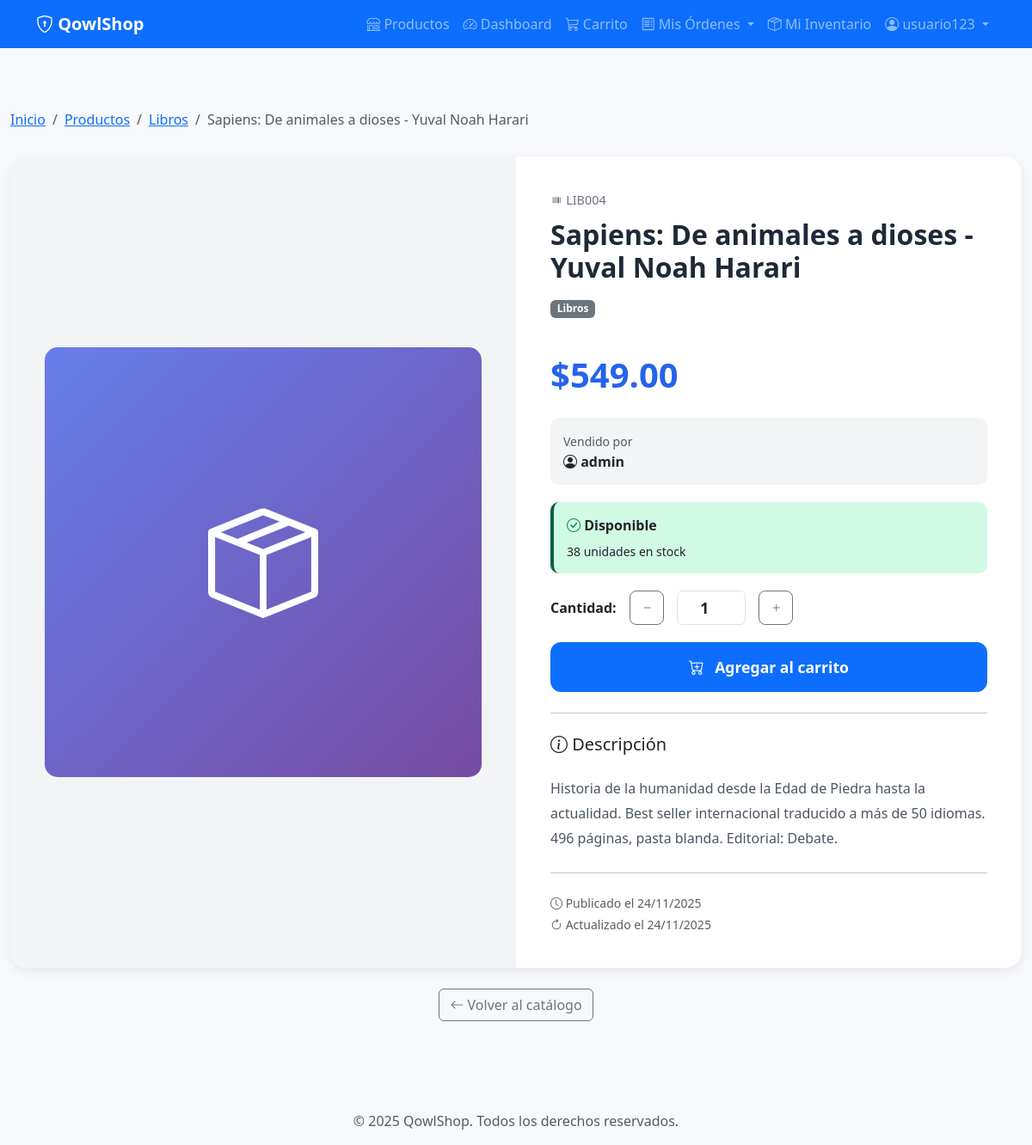
/products/19 (signed in), run on the app's committed database.
### modules/auth/models.py (models this page shows, shortened)
class User(UserMixin, db.Model):
    __tablename__ = 'users'
    id = db.Column(db.Integer, primary_key=True)
    username = db.Column(db.String(80), unique=True, nullable=False, index=True)
    email = db.Column(db.String(120), unique=True, nullable=False, index=True)
    password_hash = db.Column(db.String(255), nullable=False)
    role = db.Column(db.String(20), nullable=False, default='user')  # user/admin
    is_seller = db.Column(db.Boolean, default=False, nullable=False)  # Puede vender productos
    is_active = db.Column(db.Boolean, default=True, nullable=False)
    created_at = db.Column(db.DateTime, default=datetime.utcnow, nullable=False)
    updated_at = db.Column(db.DateTime, default=datetime.utcnow, onupdate=datetime.utcnow)
    products = db.relationship('Product', back_populates='seller', lazy='dynamic',
                               foreign_keys='Product.seller_id')
    purchases = db.relationship('Order', back_populates='buyer', lazy='dynamic',
                               foreign_keys='Order.buyer_id')
    sales = db.relationship('OrderItem', back_populates='seller', lazy='dynamic',
                           foreign_keys='OrderItem.seller_id')
    cart = db.relationship('Cart', back_populates='user', uselist=False, cascade='all, delete-orphan')
    def is_admin(self):
        return self.role == 'admin'

### modules/products/models.py (models this page shows, shortened)
class Category(db.Model):
    __tablename__ = 'categories'
    id = db.Column(db.Integer, primary_key=True)
    name = db.Column(db.String(100), unique=True, nullable=False)
    slug = db.Column(db.String(100), unique=True, nullable=False, index=True)
    description = db.Column(db.Text)
    created_at = db.Column(db.DateTime, default=datetime.utcnow, nullable=False)
    products = db.relationship('Product', back_populates='category', lazy='dynamic')

class Product(db.Model):
    __tablename__ = 'products'
    id = db.Column(db.Integer, primary_key=True)
    code = db.Column(db.String(50), unique=True, nullable=False, index=True)
    name = db.Column(db.String(200), nullable=False, index=True)
    description = db.Column(db.Text)
    price = db.Column(db.Numeric(10, 2), nullable=False, index=True)
    stock = db.Column(db.Integer, nullable=False, default=0)
    image_url = db.Column(db.String(300))
    is_active = db.Column(db.Boolean, default=True, nullable=False)
    seller_id = db.Column(db.Integer, db.ForeignKey('users.id'), nullable=False, index=True)
    category_id = db.Column(db.Integer, db.ForeignKey('categories.id'), nullable=True)
    created_at = db.Column(db.DateTime, default=datetime.utcnow, nullable=False)
    updated_at = db.Column(db.DateTime, default=datetime.utcnow, onupdate=datetime.utcnow)
    __table_args__ = (
        CheckConstraint('price >= 0', name='check_price_positive'),
        CheckConstraint('stock >= 0', name='check_stock_non_negative'),
    )
    seller = db.relationship('User', back_populates='products', foreign_keys=[seller_id])
    category = db.relationship('Category', back_populates='products')
    order_items = db.relationship('OrderItem', back_populates='product', lazy='dynamic')
    cart_items = db.relationship('CartItem', back_populates='product', lazy='dynamic')

### modules/products/routes.py (the view)
@products_bp.route('/<int:id>')
def detail(id):
    product = Product.query.get_or_404(id)
    return render_template('products/detail.html', product=product)

### app.py (called while the page is built)
def register_template_filters(app):
    @app.template_filter('currency')
    def currency_filter(value):
        try:
            return f"${float(value):,.2f}"
        except (ValueError, TypeError):
            return "$0.00"
    @app.template_filter('datetime')
    def datetime_filter(value, format='%d/%m/%Y %H:%M'):
        if value is None:
            return ""
        return value.strftime(format)

### modules/auth/models.py (called while the page is built)
@login_manager.user_loader
def load_user(user_id):
    return User.query.get(int(user_id))

### modules/cart/models.py (called while the page is built)
    def get_item_count(self):
        return sum(item.quantity for item in self.items)

### modules/products/templates/products/detail.html (shortened to what this page needs)
{% extends "base.html" %}
{% block content %}
<div class="container product-detail-container">
    <nav aria-label="breadcrumb">
        <ol class="breadcrumb">
            <li class="breadcrumb-item"><a href="{{ url_for('main.index') }}">Inicio</a></li>
            <li class="breadcrumb-item"><a href="{{ url_for('products.list_products') }}">Productos</a></li>
            {% if product.category %}
                <li class="breadcrumb-item"><a href="{{ url_for('products.list_products', category_id=product.category.id) }}">{{ product.category.name }}</a></li>
            {% endif %}
            <li class="breadcrumb-item active" aria-current="page">{{ product.name }}</li>
        </ol>
    </nav>
    <div class="product-detail-card">
        <div class="row g-0">
            <div class="col-md-6 product-image-section">
                {% if product.image_url %}
                    <img src="{{ url_for('static', filename=product.image_url) }}" alt="{{ product.name }}">
                {% else %}
                    <div class="no-image">
                        <i class="bi bi-box-seam"></i>
                    </div>
                {% endif %}
            </div>
            <div class="col-md-6 product-info-section">
                <div class="product-code">
                    <i class="bi bi-upc"></i> {{ product.code }}
                </div>
                <h1 class="product-title">{{ product.name }}</h1>
                {% if product.category %}
                    <span class="badge bg-secondary mb-3">{{ product.category.name }}</span>
                {% endif %}
                <div class="product-price">{{ product.price|currency }}</div>
                <div class="product-seller">
                    <small class="text-muted">Vendido por</small>
                    <div>
                        <i class="bi bi-person-circle"></i>
                        <strong>{{ product.seller.username }}</strong>
                    </div>
                </div>
                {% if product.stock == 0 %}
                    <div class="stock-info stock-out">
                        <i class="bi bi-x-circle text-danger"></i>
                        <strong>Sin stock</strong>
                        <p class="mb-0 mt-2 small">Este producto no está disponible actualmente</p>
                    </div>
                {% elif product.stock < 10 %}
                    <div class="stock-info stock-low">
                        <i class="bi bi-exclamation-triangle text-warning"></i>
                        <strong>¡Últimas {{ product.stock }} unidades!</strong>
                        <p class="mb-0 mt-2 small">Compra pronto antes de que se agoten</p>
                    </div>
                {% else %}
                    <div class="stock-info stock-available">
                        <i class="bi bi-check-circle text-success"></i>
                        <strong>Disponible</strong>
                        <p class="mb-0 mt-2 small">{{ product.stock }} unidades en stock</p>
                    </div>
                {% endif %}
                {% if product.stock > 0 %}
                    <form method="POST" action="{{ url_for('cart.add_to_cart', product_id=product.id) }}">
                        <div class="quantity-selector">
                            <label for="quantity"><strong>Cantidad:</strong></label>
                            <button type="button" class="btn btn-outline-secondary btn-quantity" onclick="decreaseQuantity()">
                                <i class="bi bi-dash"></i>
                            </button>
                            <input type="number"
                                   name="quantity"
                                   id="quantity"
                                   class="form-control"
                                   value="1"
                                   min="1"
                                   max="{{ product.stock }}"
                                   required>
                            <button type="button" class="btn btn-outline-secondary btn-quantity" onclick="increaseQuantity()">
                                <i class="bi bi-plus"></i>
                            </button>
                        </div>
                        {% if current_user.is_authenticated %}
                            <button type="submit" class="btn btn-primary btn-add-to-cart w-100">
                                <i class="bi bi-cart-plus me-2"></i>
                                Agregar al carrito
                            </button>
                        {% else %}
                            <a href="{{ url_for('auth.login', next=request.path) }}" class="btn btn-primary btn-add-to-cart w-100">
                                <i class="bi bi-box-arrow-in-right me-2"></i>
                                Inicia sesión para comprar
                            </a>
                        {% endif %}
                    </form>
                {% endif %}
                {% if product.description %}
                    <hr class="my-4">
                    <h5><i class="bi bi-info-circle"></i> Descripción</h5>
                    <div class="product-description">
                        {{ product.description }}
                    </div>
                {% endif %}
                <hr class="my-4">
                <div class="text-muted small">
                    <p class="mb-1">
                        <i class="bi bi-clock"></i>
                        Publicado el {{ product.created_at|datetime('%d/%m/%Y') }}
                    </p>
                    {% if product.updated_at and product.updated_at != product.created_at %}
                        <p class="mb-0">
                            <i class="bi bi-arrow-clockwise"></i>
                            Actualizado el {{ product.updated_at|datetime('%d/%m/%Y') }}
                        </p>
                    {% endif %}
                </div>
            </div>
        </div>
    </div>
    <div class="text-center mt-4">
        <a href="{{ url_for('products.list_products') }}" class="btn btn-outline-secondary">
            <i class="bi bi-arrow-left"></i> Volver al catálogo
        </a>
    </div>
</div>
{% endblock %}

### templates/base.html (shortened to what this page needs)
<!DOCTYPE html>
<html lang="es">
<head>
    <link href="https://cdn.jsdelivr.net/npm/bootstrap@5.3.0/dist/css/bootstrap.min.css" rel="stylesheet">
    <link rel="stylesheet" href="https://cdn.jsdelivr.net/npm/bootstrap-icons@1.10.0/font/bootstrap-icons.css">
</head>
<body>
    <nav class="navbar navbar-expand-lg navbar-dark bg-primary">
        <div class="container">
            <a class="navbar-brand" href="{{ url_for('main.index') }}">
                <i class="bi bi-shield-lock"></i> QowlShop
            </a>
            <div class="collapse navbar-collapse" id="navbarNav">
                <ul class="navbar-nav ms-auto">
                    <li class="nav-item">
                        <a class="nav-link" href="{{ url_for('products.list_products') }}">
                            <i class="bi bi-shop"></i> Productos
                        </a>
                    </li>
                    {% if current_user.is_authenticated %}
                        <li class="nav-item">
                            <a class="nav-link" href="{{ url_for('main.dashboard') }}">
                                <i class="bi bi-speedometer2"></i> Dashboard
                            </a>
                        </li>
                        <li class="nav-item">
                            <a class="nav-link" href="{{ url_for('cart.view_cart') }}">
                                <i class="bi bi-cart3"></i> Carrito
                            </a>
                        </li>
                        <li class="nav-item dropdown">
                            <a class="nav-link dropdown-toggle" href="#" id="ordersDropdown" role="button" data-bs-toggle="dropdown" aria-expanded="false">
                                <i class="bi bi-receipt"></i> Mis Órdenes
                            </a>
                        </li>
                        {% if current_user.is_seller %}
                        <li class="nav-item">
                            <a class="nav-link" href="{{ url_for('products.my_inventory') }}">
                                <i class="bi bi-box-seam"></i> Mi Inventario
                            </a>
                        </li>
                        {% endif %}
                        <li class="nav-item dropdown">
                            <a class="nav-link dropdown-toggle" href="#" id="userDropdown" role="button" data-bs-toggle="dropdown">
                                <i class="bi bi-person-circle"></i> {{ current_user.username }}
                            </a>
                        </li>
                    {% endif %}
                </ul>
            </div>
        </div>
    </nav>
    <div class="content">
        {% block content %}{% endblock %}
    </div>
    <footer class="bg-light text-center py-3 mt-5">
        <div class="container">
            <p class="text-muted mb-0">&copy; 2025 QowlShop. Todos los derechos reservados.</p>
        </div>
    </footer>
</body>
</html>

### templates/base.html (style rules this page uses)
body { min-height: 100vh; display: flex; flex-direction: column; }
.content { flex: 1; }
.navbar-brand { font-weight: bold; }

### modules/products/templates/products/detail.html (style rules this page uses)
body { background-color: #f7f9fc; }
.product-detail-container { max-width: 1200px; margin: 40px auto; }
.product-detail-card { background: white; border-radius: 20px; box-shadow: 0 4px 12px rgba(0,0,0,0.08); overflow: hidden; }
.product-image-section { background: #f3f4f6; display: flex; align-items: center; justify-content: center; padding: 40px; }
.product-image-section .no-image { width: 100%; height: 500px; background: linear-gradient(135deg, #667eea 0%, #764ba2 100%); display: flex; align-items: center; justify-content: center; color: white; font-size: 8rem; border-radius: 15px; }
.product-info-section { padding: 40px; }
.product-code { color: #6b7280; font-size: 0.9rem; margin-bottom: 10px; }
.product-title { font-size: 2rem; font-weight: 700; color: #1f2937; margin-bottom: 15px; }
.product-price { font-size: 2.5rem; font-weight: 700; color: #2563eb; margin: 20px 0; }
.product-seller { background: #f3f4f6; padding: 15px; border-radius: 10px; margin: 20px 0; }
.product-description { color: #4b5563; line-height: 1.8; margin: 25px 0; }
.stock-info { padding: 15px; border-radius: 10px; margin: 20px 0; }
.stock-available { background: #d1fae5; border-left: 4px solid #065f46; }
.btn-add-to-cart { padding: 15px 40px; font-size: 1.1rem; border-radius: 12px; font-weight: 600; }
.breadcrumb { background: transparent; padding: 15px 0; }
.quantity-selector { display: flex; align-items: center; gap: 15px; margin: 20px 0; }
.quantity-selector input { width: 80px; text-align: center; font-size: 1.1rem; font-weight: 600; }
.btn-quantity { width: 40px; height: 40px; border-radius: 8px; }

### data on the page
User: username "usuario123"
Category: category.name "Libros"
Product: name "Sapiens: De animales a dioses - Yuval Noah Harari", code "LIB004", price "$549.00", stock "38", description "Historia de la humanidad desde la Edad de Piedra hasta la actualidad. Best seller internacional traducido a más de 50 idiomas. 496 páginas, pasta blanda. Editorial: Debate.", created_at "24/11/2025", updated_at "24/11/2025"
User: seller.username "admin"
